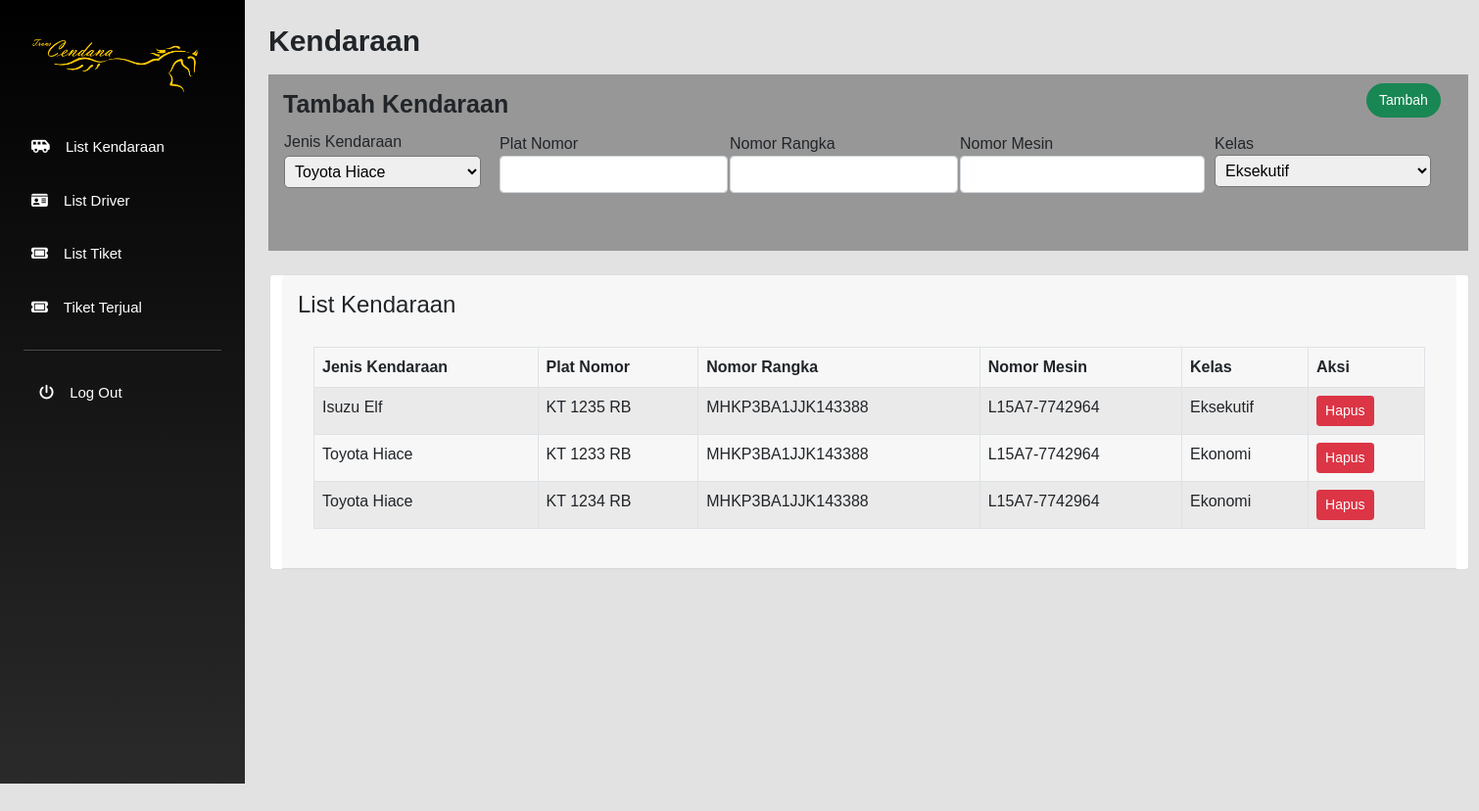
The page /halaman/admin/kendaraan.php on the database its author committed.
### tables this page shows
CREATE TABLE `tb_kendaraan` (
  `id_kendaraan` int(11) NOT NULL,
  `jenis_kendaraan` varchar(50) NOT NULL,
  `plat_nomor` varchar(50) NOT NULL,
  `nomor_rangka` varchar(50) NOT NULL,
  `nomor_mesin` varchar(50) NOT NULL,
  `kelas` varchar(50) NOT NULL
);

### halaman/admin/kendaraan.php (the view, shortened to what this page needs)
<!doctype html>
<html lang="en">
  <head>
    <link href="https://cdn.jsdelivr.net/npm/bootstrap@5.0.2/dist/css/bootstrap.min.css" rel="stylesheet">
    <link rel="stylesheet" href="../../css/admin/style.css">
  </head>
  <body>
    <div class="main-container d-flex">
        <div class="sidebar" id="side_nav">
            <div class="header-box px-3 pt-4 pb-4">
                <div class="px-3 py-2 d-block logo">
                    <img class="navbar-brand" src="../../asset/img/TClogo2.png" />
                </div>
                <ul class="list-unstyled px-2">
                    <div class="px-3 py-2 d-block"></div>
                    <li class=""><a href="../admin/kendaraan.php" class="text-decoration-none px-2 py-3 d-block"><i class="fa-solid fa-van-shuttle"></i>  List Kendaraan</a></li>
                    <li class=""><a href="../admin/driver.php" class="text-decoration-none px-2 py-3 d-block"><i class="fa-solid fa-id-card"></i>  List Driver</a></li>
                    <li class=""><a href="../admin/tambahTiket.php" class="text-decoration-none px-2 py-3 d-block"><i class="fa-solid fa-ticket"></i>  List Tiket</a></li>
                    <li class=""><a href="../admin/dataTiket.php" class="text-decoration-none px-2 py-3 d-block"><i class="fa-solid fa-ticket"></i>  Tiket Terjual</a></li>
                </ul>
                <hr class="h-color mx-2">
                <ul class="list-unstyled px-2">
                    <li class=""><a href="../../logout.php" class="text-decoration-none px-3 py-3 d-block"><i class="fa-solid fa-power-off"></i>  Log Out</a></li>
                </ul>
            </div>
            <div id="layoutSidenav_content" class="layoutSidenav_content">
                <div class="container-fluid px-4">
                    <h1 class="mt-4">Kendaraan</h1>
                    <div class="tambah-section mt-3">
                        <h1>Tambah Kendaraan</h1>
                        <form action="action/tambah_kendaraan.php" method="POST">
                            <div class="costum-jenis mb-3">
                                <label for="exampleInputPassword1" class="form-label">Jenis Kendaraan</label>
                                <select class="jenis-kendaraan" name="jenis_kendaraan" id="jenis_kendaraan">
                                    <option value="Toyota Hiace">Toyota Hiace</option>
                                </select>
                            </div>
                            <div class="costum-plat mb-3">
                                <label for="exampleInputPassword1" class="form-label-plat">Plat Nomor</label>
                                <input type="text" class="form-control" name="plat_nomor" id="plat_nomor">
                            </div>
                            <div class="costum-rangka mb-3">
                                <label for="exampleInputPassword1" class="form-label-rangka">Nomor Rangka</label>
                                <input type="text" class="form-control" name="nomor_rangka" id="nomor_rangka">
                            </div>
                            <div class="costum-mesin mb-3">
                                <label for="exampleInputPassword1" class="form-label-mesin">Nomor Mesin</label>
                                <input type="text" class="form-control" name="nomor_mesin" id="nomor_mesin">
                            </div>
                            <div class="costum-kelas mb-3">
                                <label for="exampleInputPassword1" class="form-label">Kelas</label>
                                <select class="kelas" name="kelas" id="kelas">
                                    <option value="Eksekutif">Eksekutif</option>
                                </select>
                            </div>
                            <button type="submit" name="submit" class="costum-btn btn btn-success">Tambah</button>
                        </form>
                    </div>
                    <div class="row section-bawah">
                        <div class="card">
                            <div class="card-header">
                                <h4 class="mt-2">List Kendaraan</h4>
                                <div class="card-body">
                                    <table class="table table-bordered table-striped mt-1">
                                        <thead>
                                            <tr>
                                            <th>Jenis Kendaraan</th>
                                            <th>Plat Nomor</th>
                                            <th>Nomor Rangka</th>
                                            <th>Nomor Mesin</th>
                                            <th>Kelas</th>
                                            <th>Aksi</th>
                                            </tr>
                                        </thead>
                                        <tbody>
                                            <?php
                                                include "../../database/koneksi.php";
                                                $sql_select = "SELECT * FROM tb_kendaraan" ;
                                                $result = $konek->query($sql_select);
                                                while($row = $result->fetch_assoc()){
                                                    $jenis_kendaraan = $row['jenis_kendaraan'];
                                                    $plat_nomor = $row['plat_nomor'];
                                                    $nomor_rangka = $row['nomor_rangka'];
                                                    $nomor_mesin = $row['nomor_mesin'];
                                                    $kelas = $row['kelas'];
                                                    ?>
                                                    <tr>
                                                        <td><?php echo $jenis_kendaraan ?></td>
                                                        <td><?php echo $plat_nomor ?></td>
                                                        <td><?php echo $nomor_rangka ?></td>
                                                        <td><?php echo $nomor_mesin ?></td>
                                                        <td><?php echo $kelas ?></td>
                                                        <td>
                                                            <a type="submit" class="btn btn-danger btn-sm" href="<?php echo "action/hapus_kendaraan.php?plat_nomor=".$row['plat_nomor']; ?>">Hapus</a>
                                                        </td>
                                                    </tr>
                                                    <?php
                                                }
                                            ?>
                                        </tbody>
                                    </table>
                                </div>
                            </div>
                        </div>
                    </div>
                </div>
            </div>
        </div>
    </div>
  </body>
</html>

### css/admin/style.css (style rules this page uses)
body { background: #e2e2e2; font-family: "Poppins", sans-serif; }
li { font-size: 15px; }
.sidebar { background: #000000; background: -webkit-linear-gradient(to top, #2a2a2a, #000000); background: linear-gradient(to top, #2a2a2a, #000000); min-width: 250px; max-width: 250px; min-height: 100vh; }
.logo .navbar-brand { width: 170px; }
.layoutSidenav_content { min-height: 100vh; width: 100%; }
hr.h-color { background: #eee; }
.sidebar li a { color: #fff; }
.sidebar i { margin-right: 12px; }
.sidebar { display: flex; }
.sidebar #layoutSidenav_content { position: relative; display: flex; flex-direction: column; justify-content: space-between; min-width: 0; flex-grow: 1; min-height: calc(100vh - 56px); min-width: 100vh; }
#layoutSidenav_content h1 { font-size: 30px; font-weight: 700; }
.tambah-section { display: block; width: 1225px; height: 180px; padding: 15px; background: #979797; }
#layoutSidenav_content .tambah-section h1 { font-weight: 600; font-size: 25px; }
.costum-jenis { position: absolute; top: 133px; left: 40px; }
.costum-jenis .jenis-kendaraan { position: absolute; top: 26px; left: 0; padding: 6px 5em 6px 6px; border-radius: 5px; }
.costum-plat { position: absolute; top: 135px; left: 260px; min-height: 100vh; }
.costum-rangka { position: absolute; top: 135px; left: 495px; min-height: 100vh; min-width: 150px; }
.costum-mesin { position: absolute; top: 135px; left: 730px; width: 250px; min-height: 100vh; }
.costum-kelas { position: absolute; top: 135px; left: 990px; min-height: 100vh; }
.costum-kelas .kelas { position: absolute; top: 23px; left: 0; padding: 6px 8em 6px 6px; border-radius: 5px; }
.costum-btn { position: absolute; top: 85px; left: 1145px; border-radius: 20px; font-size: 14px; }
.section-bawah { margin-left: 1px; width: 1225px; }

### rows shown on the page
tb_kendaraan: jenis_kendaraan "Isuzu Elf", plat_nomor "KT 1235 RB", nomor_rangka "MHKP3BA1JJK143388", nomor_mesin "L15A7-7742964", kelas "Eksekutif"
tb_kendaraan: jenis_kendaraan "Toyota Hiace", plat_nomor "KT 1233 RB", nomor_rangka "MHKP3BA1JJK143388", nomor_mesin "L15A7-7742964", kelas "Ekonomi"
tb_kendaraan: jenis_kendaraan "Toyota Hiace", plat_nomor "KT 1234 RB", nomor_rangka "MHKP3BA1JJK143388", nomor_mesin "L15A7-7742964", kelas "Ekonomi"
